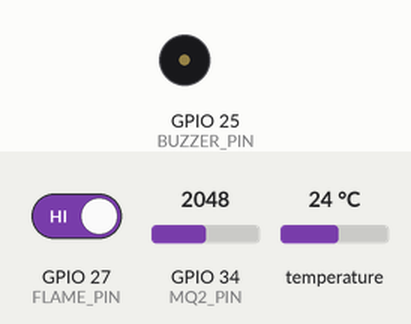
This program was run on a simulated ESP32. Shown: buzzer (waves = sounding, pin HIGH). The test bench sets the inputs (shaded band); at power-on: GPIO 34 (MQ2_PIN) = 2048, GPIO 27 (FLAME_PIN) HIGH, temperature 24 °C (analog values on the 0–4095 scale). What the program prints to the serial monitor is not drawn.

Above: at 7.5 s.
7.6 s: GPIO 34 (MQ2_PIN) set to 1134
12.7 s: GPIO 34 (MQ2_PIN) set to 1049
At 17.5 s:
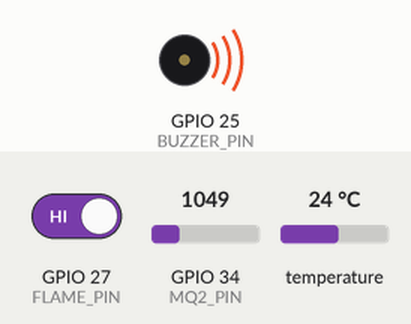
18.4 s: GPIO 27 (FLAME_PIN) driven LOW
At 19.7 s:
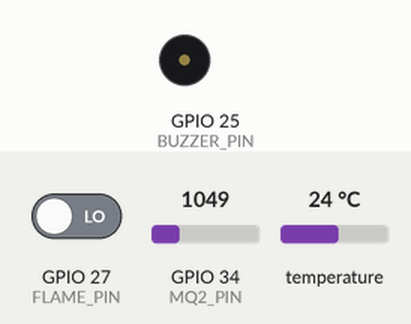
23.7 s: GPIO 34 (MQ2_PIN) set to 0
At 27.2 s:
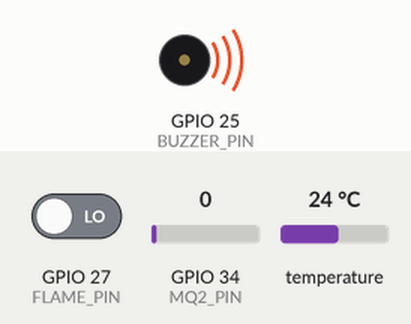
Timing chart, 0 to 33.7 s (numbered marks = the images above; inputs shaded):
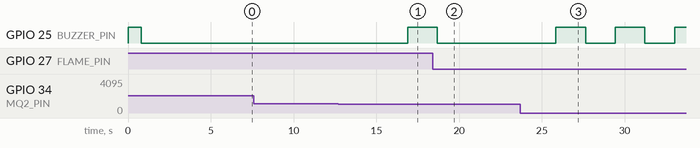

The program:

main.cpp
```cpp
#include <Arduino.h>
#include <ArduinoJson.h>

#include "config.h"
#include "sensors.h"
#include "analytics.h"
#include "rs485_comm.h"
#include "RoR.cpp"

// =========================
// SETUP
// =========================
RateOfRiseDetector rorDetector;

void setup()
{
    Serial.begin(SERIAL_BAUDRATE);

    // =========================
    // INITIALIZE SENSORS
    // =========================
    sensors_init();

    // =========================
    // INITIALIZE BUZZER
    // =========================
    pinMode(BUZZER_PIN, OUTPUT);
    digitalWrite(BUZZER_PIN, BUZZER_OFF); // Buzzer Active-Low: HIGH = OFF

    // =========================
    // INITIALIZE RS485
    // =========================
    rs485_init();

    // =========================
    // START MESSAGE
    // =========================
    Serial.println();
    Serial.println("================================");
    Serial.println("       NODE_01 SENSOR TEST");
    Serial.println("       ESP32 + MQ-2 + FLAME");
    Serial.println("       + BUZZER + JSON");
    Serial.println("================================");
}

// =========================
// LOOP
// =========================
void loop()
{
    // =========================
    // 1. READ SENSORS
    // =========================
    SensorData sensorData = sensors_read();

    // =========================
    // 2. RATE OF RISE (RoR) CALCULATION
    // =========================
    float rorRate = 0.0f;
    float smoothT = 0.0f;

    // Phải tính toán RoR TRƯỚC để cập nhật giá trị rorRate vào sensorData
    rorDetector.update(sensorData.tempValue, rorRate, smoothT);
    sensorData.rorRate = rorRate;

    // =========================
    // 3. ANALYZE DATA (4 TRẠNG THÁI)
    // =========================
    AnalyticsData analytics = analyze_data(sensorData);

    // =========================
    // 4. CONTROL BUZZER
    // =========================
    if (analytics.fire)
    {
        digitalWrite(BUZZER_PIN, BUZZER_ON);
    }
    else if (analytics.warning)
    {
        static unsigned long lastToggle = 0;
        static bool buzzerState = false;

        unsigned long now = millis();

        if (now - lastToggle >= 150)
        {
            lastToggle = now;
            buzzerState = !buzzerState;

            digitalWrite(
                BUZZER_PIN,
                buzzerState ? BUZZER_ON : !BUZZER_ON);
        }
    }
    else
    {
        digitalWrite(BUZZER_PIN, BUZZER_OFF);
    }

    // =========================
    // 5. CREATE JSON DOCUMENT
    // =========================
    JsonDocument doc;

    // =========================
    // 6. BASIC INFORMATION
    // =========================
    doc["node_id"] = NODE_ID;
    doc["timestamp"] = 0; // Tạm thời chưa có NTP

    // =========================
    // 7. SENSOR DATA
    // =========================
    JsonObject sensors = doc["sensors"].to<JsonObject>();
    sensors["temp"] = sensorData.tempValue;
    sensors["smoke_adc"] = sensorData.mq2Value;
    sensors["flame"] = sensorData.flameDetected;

    // =========================
    // 8. ANALYTICS
    // =========================
    JsonObject analyticsObject = doc["analytics"].to<JsonObject>();
    analyticsObject["ror"] = rorRate;
    analyticsObject["fri"] = nullptr;

    // =========================
    // 9. ACTUATORS
    // =========================
    JsonObject actuators = doc["actuators"].to<JsonObject>();
    actuators["relay"] = false;
    actuators["buzzer"] = analytics.fire;

    // =========================
    // 10. STATUS & ERROR CODE
    // =========================
    // Bắt buộc dùng getStatusString() để chuyển enum class sang chuỗi cho JSON
    doc["status"] = analytics.getStatusString();

    // Nếu trạng thái là FAULT_OFFLINE, gán mã lỗi tương ứng, ngược lại bằng 0
    doc["error_code"] = (analytics.status == NodeStatus::FAULT_OFFLINE) ? 1 : 0;

    // =========================
    // 11. SEND JSON
    // =========================
    rs485_send_json(doc);

    // =========================
    // LOOP DELAY
    // =========================
    delay(1000);
}
```

analytics.h
```cpp
#ifndef ANALYTICS_H
#define ANALYTICS_H

#include "sensors.h"

enum class NodeStatus {
    NORMAL,
    WARNING,
    FIRE,
    FAULT_OFFLINE
};

struct AnalyticsData
{
    bool smokeDetected;
    bool flameDetected;
    bool tempDetected;
    bool fire;
    bool warning;

    // Sử dụng enum class thay cho chuỗi ký tự thô để tiết kiệm RAM và tối ưu so sánh
    NodeStatus status;

    // Hàm phụ trợ chuyển đổi enum sang chuỗi API/JSON khi cần gửi đi
    const char* getStatusString() const {
        switch (status) {
            case NodeStatus::NORMAL:         return "NORMAL";
            case NodeStatus::WARNING:        return "WARNING";
            case NodeStatus::FIRE:          return "FIRE";
            case NodeStatus::FAULT_OFFLINE:  return "FAULT_OFFLINE";
            default:                         return "UNKNOWN";
        }
    }
};

// =========================
// 3. KHAI BÁO HÀM PHÂN TÍCH
// =========================
AnalyticsData analyze_data(const SensorData& sensorData, bool isTimeout = false);

#endif // ANALYTICS_H
```

rs485_comm.h
```cpp
#pragma once

#include <ArduinoJson.h>

void rs485_init();
void rs485_send_json(JsonDocument& doc);
```

sensors.h
```cpp
#ifndef SENSORS_H
#define SENSORS_H

// =========================
// SENSOR DATA STRUCTURE
// =========================

struct SensorData
{
    int mq2Value;
    int flameValue;
    float tempValue;
    bool flameDetected;
    float rorRate;
};

// =========================
// SENSOR FUNCTIONS
// =========================

void sensors_init();

SensorData sensors_read();

#endif
```

RoR.cpp
```cpp
#include <Arduino.h>
#include "config.h"

class RateOfRiseDetector
{
private:
    float buffer[WINDOW_SIZE];
    int headIndex;
    int sampleCount;
    unsigned long lastSampleTime;
    float filteredTemp;
    bool isFirstSample;
    float lastRatePerMin = 0.0f;

public:
    RateOfRiseDetector()
        : headIndex(0), sampleCount(0), lastSampleTime(0), filteredTemp(0.0f), isFirstSample(true) {}

    // Bộ lọc thông thấp khử nhiễu (alpha = 0.25)
    float lowPassFilter(float raw)
    {
        if (isFirstSample)
        {
            filteredTemp = raw;
            isFirstSample = false;
        }
        else
        {
            filteredTemp = 0.25f * raw + 0.75f * filteredTemp;
        }
        return filteredTemp;
    }

    // Cập nhật và tính toán toán học, trả về true khi đã đủ dữ liệu cửa sổ mẫu
    bool update(float rawTemp, float &outRatePerMin, float &outSmoothTemp)
    {
        unsigned long currentMillis = millis();

        // Đảm bảo lấy mẫu chính xác theo chu kỳ (không dùng delay)
        if (currentMillis - lastSampleTime < SAMPLE_INTERVAL_MS)
        {
            outSmoothTemp = filteredTemp;
            return false;
        }
        lastSampleTime = currentMillis;

        // 1. Khử nhiễu tín hiệu
        float smoothT = lowPassFilter(rawTemp);
        outSmoothTemp = smoothT;

        // 2. Ghi mẫu vào bộ đệm vòng (Ring Buffer)
        buffer[headIndex] = smoothT;
        headIndex = (headIndex + 1) % WINDOW_SIZE;

        if (sampleCount < WINDOW_SIZE)
        {
            sampleCount++;
            outRatePerMin = 0.0f;
            return false; // Chưa đủ mẫu để tính RoR chính xác
        }

        // 3. Tính độ biến thiên trên toàn bộ cửa sổ thời gian
        float oldestTemp = buffer[headIndex];
        float deltaT = smoothT - oldestTemp;
        float deltaTimeSec = (WINDOW_SIZE * SAMPLE_INTERVAL_MS) / 1000.0f;

        // Tốc độ tăng (°C / phút)
        if (deltaTimeSec > 0.0f)
        {
            outRatePerMin = (deltaT / deltaTimeSec) * 60.0f;
        }
        else
        {
            outRatePerMin = 0.0f;
        }

        return true;
    }
};
```

analytics.cpp
```cpp
#include <Arduino.h>
#include <cmath>
#include "config.h"
#include "analytics.h"

#ifndef TEMP_WARNING_THRESHOLD
#define TEMP_WARNING_THRESHOLD 40.0f
#endif

#ifndef TEMP_FIRE_THRESHOLD
#define TEMP_FIRE_THRESHOLD 65.0f
#endif

#ifndef ROR_THRESHOLD_WARN
#define ROR_THRESHOLD_WARN 2.0f
#endif

#ifndef ROR_THRESHOLD_FIRE
#define ROR_THRESHOLD_FIRE 5.0f
#endif

AnalyticsData analyze_data(const SensorData &sensorData, bool isTimeout)
{
    AnalyticsData result;

    // 1. Kiểm tra trạng thái Mất kết nối / Lỗi phần cứng (FAULT_OFFLINE)
    // Bao gồm: Timeout, lỗi đọc cảm biến DS18B20 (-127.0f), hoặc dữ liệu không hợp lệ
    if (isTimeout || !sensorData.tempValue || sensorData.tempValue <= -127.0f || !sensorData.mq2Value)
    {
        result.smokeDetected = false;
        result.flameDetected = sensorData.flameDetected;
        result.tempDetected = false;
        result.fire = false;
        result.status = NodeStatus::FAULT_OFFLINE;
        return result;
    }

    // 2. Đánh giá sơ bộ các cảm biến thô
    result.smokeDetected = (sensorData.mq2Value >= MQ2_THRESHOLD);
    result.flameDetected = sensorData.flameDetected;
    result.tempDetected = (sensorData.tempValue >= TEMP_WARNING_THRESHOLD);

    // 3. Kiểm tra điều kiện Báo động khẩn (ALARM)
    // - Có lửa trực tiếp (Flame sensor)
    // - Hoặc nhiệt độ/khói vượt ngưỡng giới hạn tuyệt đối (Nhiệt độ > 65°C, Khói ADC > 850)
    // - Hoặc tốc độ gia tăng nhiệt độ (RoR) vượt ngưỡng cháy
    const bool isAbsoluteLimitExceeded = (sensorData.tempValue >= TEMP_FIRE_THRESHOLD) || (sensorData.mq2Value >= MQ2_THRESHOLD);
    const bool isRoRFire = (sensorData.rorRate >= ROR_THRESHOLD_FIRE);

    if (result.flameDetected || isAbsoluteLimitExceeded || isRoRFire)
    {
        result.fire = true;
        result.warning = false;
        result.status = NodeStatus::FIRE;
        return result;
    }

    // 4. Kiểm tra điều kiện Cảnh báo sớm (WARNING)
    // - Tốc độ tăng nhiệt RoR nằm trong vùng đáng ngờ
    // - Hoặc nhiệt độ/khói chạm ngưỡng cảnh báo sớm
    const bool isRoRWarning = (sensorData.rorRate >= ROR_THRESHOLD_WARN);
    const bool isWarningLimitExceeded = result.tempDetected || result.smokeDetected || isRoRWarning;

    if (isWarningLimitExceeded)
    {
        result.fire = false;
        result.warning = true;
        result.status = NodeStatus::WARNING;
        return result;
    }

    // 5. Mặc định: Trạng thái Bình thường (NORMAL)
    result.fire = false;
    result.status = NodeStatus::NORMAL;

    return result;
}
```

rs485_comm.cpp
```cpp
#include <Arduino.h>
#include <ArduinoJson.h>

#include "config.h"
#include "rs485_comm.h"

// ========================================
// UART2 CONFIGURATION
// ========================================

namespace {
    constexpr int UART2_RX_PIN = 16;
    constexpr int UART2_TX_PIN = 17;
    constexpr uint32_t UART2_BAUD = 115200;
}

// ========================================
// INITIALIZE UART2
// ========================================

void rs485_init()
{
    // UART2: RX=GPIO16, TX=GPIO17
    Serial2.begin(
        UART2_BAUD,
        SERIAL_8N1,
        UART2_RX_PIN,
        UART2_TX_PIN
    );

    Serial.println("[UART2] Communication initialized");
    Serial.printf(
        "[UART2] RX=GPIO%d, TX=GPIO%d, baud=%lu\n",
        UART2_RX_PIN,
        UART2_TX_PIN,
        (unsigned long)UART2_BAUD
    );
}

// ========================================
// SEND JSON TO GATEWAY
// ========================================

void rs485_send_json(JsonDocument& doc)
{
    // Gui mot dong JSON, ket thuc bang newline
    serializeJson(doc, Serial2);
    Serial2.println();

    // Chi hien thi log tren USB Serial Monitor
    Serial.print("[UART2 TX] ");
    serializeJson(doc, Serial);
    Serial.println();
}
```

sensors.cpp
```cpp
#include <Arduino.h>
#include <OneWire.h>
#include <DallasTemperature.h>

#include "config.h"
#include "sensors.h"

// =========================
// ONE-WIRE / DS18B20 SETUP
// =========================
static OneWire oneWire(TEMP_PIN);
static DallasTemperature ds18b20(&oneWire);

// =========================
// SENSOR INITIALIZATION
// =========================
void sensors_init()
{
    // MQ-2 ADC
    analogReadResolution(12);

    // Flame Sensor
    pinMode(FLAME_PIN, INPUT);

    // DS18B20
    ds18b20.begin();

    Serial.println("[SENSORS] Initialized");
}

// =========================
// READ SENSORS
// =========================
SensorData sensors_read()
{
    SensorData data;

    // =========================
    // READ MQ-2
    // =========================
    data.mq2Value = analogRead(MQ2_PIN);

    // =========================
    // READ FLAME SENSOR
    // =========================
    data.flameValue = digitalRead(FLAME_PIN);
    data.flameDetected = (data.flameValue == FLAME_DETECTED_LEVEL);

    // =========================
    // READ DS18B20
    // =========================
    ds18b20.requestTemperatures();
    float temp = ds18b20.getTempCByIndex(0);

    // Xử lý lỗi hở mạch hoặc thiếu trở kéo (trả về -127°C)
    if (temp == DEVICE_DISCONNECTED_C) {
        Serial.println("[WARNING] Khong tim thay DS18B20!");
        data.tempValue = -999.0; // Gán mã lỗi để code bên ngoài dễ nhận biết
    } else {
        data.tempValue = temp;
    }

    return data;
}
```

config.h
```cpp
#ifndef CONFIG_H
#define CONFIG_H

// =========================
// NODE CONFIGURATION
// =========================

#define NODE_ID "NODE_KITCHEN_01"

// =========================
// SENSOR PIN CONFIGURATION
// =========================

#define MQ2_PIN     34
#define FLAME_PIN   27
#define TEMP_PIN    4

// =========================
// ACTUATOR PIN CONFIGURATION
// =========================

#define BUZZER_PIN  25

// =========================
// SENSOR THRESHOLD
// =========================

#define MQ2_THRESHOLD 1100

// =========================
// BUZZER CONFIGURATION
// =========================

#define BUZZER_ON  LOW
#define BUZZER_OFF HIGH

// =========================
// FLAME SENSOR
// =========================

#define FLAME_DETECTED_LEVEL LOW

// =========================
// SERIAL
// =========================

// ==========================================
// CẤU HÌNH THÔNG SỐ THUẬT TOÁN RoR
// ==========================================
#define SAMPLE_INTERVAL_MS   1000    // Lấy mẫu mỗi 1 giây (1000ms)
#define WINDOW_SIZE          15      // Cửa sổ trượt 15 giây (15 mẫu)

#define ROR_THRESHOLD_WARN   5.0     // Ngưỡng cảnh báo nhẹ: 5.0 °C/phút
#define ROR_THRESHOLD_FIRE   8.5     // Tiêu chuẩn NFPA: > 8.5 °C/phút là BÁO  CHÁY
#define FIXED_TEMP_FIRE      65.0    // Ngưỡng nhiệt tuyệt đối (Fixed): 65 °C

#define SERIAL_BAUDRATE 115200

#endif
```

Measured:
- the behaviour switches between 1100 and 1099 on GPIO 34 (MQ2_PIN) (found by bisection; images 0 and 1)
- after the input at 7.6 s, every drawn part: stays the same
- after the input at 12.7 s, GPIO 25 (BUZZER_PIN): LOW → HIGH after 4.2 s
- after the input at 18.4 s, GPIO 25 (BUZZER_PIN): goes on until 18.7 s, then stays LOW
- after the input at 23.7 s, GPIO 25 (BUZZER_PIN): alternates HIGH for 1.8 s and LOW for 1.8 s, starting after 2.1 s
